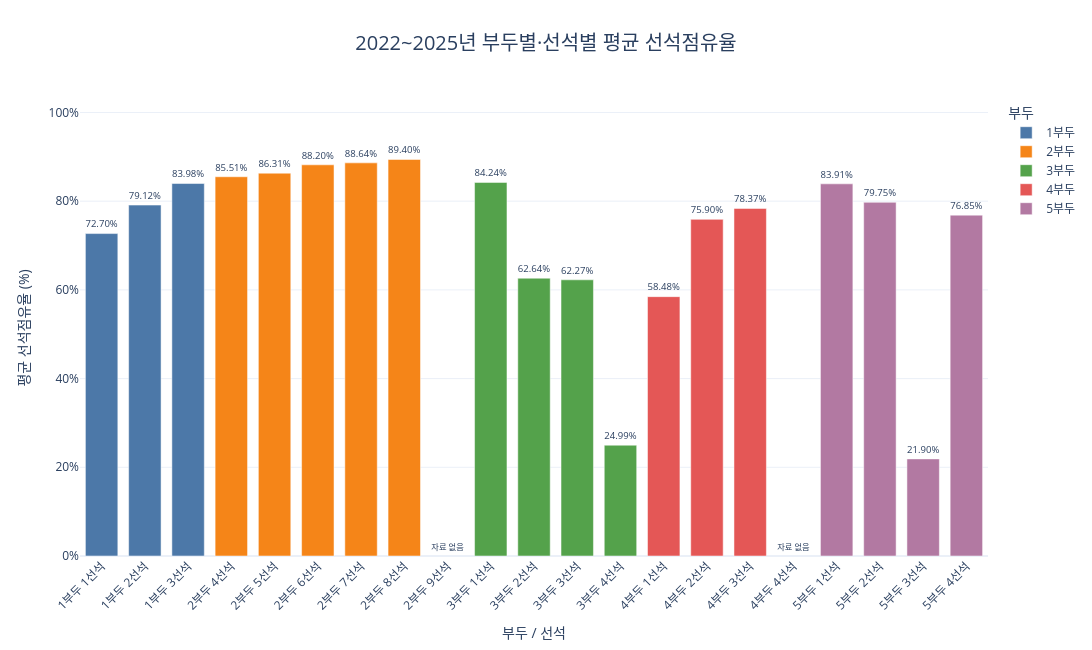

The notebook cell this image was saved under:
### Markdown cell above
# 부두별 선석별 평균선석점유율

### Code cell
import pandas as pd
import plotly.graph_objects as go

# ======================================
# 1. CSV 불러오기
# ======================================

def load_dataset(filename):
    BASE_DIR = r'C:\work\Final_Project\data'
    EXTENSION = '.csv'
    TARGET_PATH = f'{BASE_DIR}/{filename}{EXTENSION}'

    try:
        return pd.read_csv(TARGET_PATH, encoding='utf-8-sig')
    except FileNotFoundError:
        print(f"파일을 찾을 수 없습니다: {TARGET_PATH}")
        return None
    except UnicodeDecodeError:
        return pd.read_csv(TARGET_PATH, encoding='cp949')


# 부두별 CSV 불러오기
port1 = load_dataset('port1')
port2 = load_dataset('port2')
port3 = load_dataset('port3')
port4 = load_dataset('port4')
port5 = load_dataset('port5')

ports = [
    (1, port1),
    (2, port2),
    (3, port3),
    (4, port4),
    (5, port5)
]

expected_berths = {
    1: [1, 2, 3],
    2: [4, 5, 6, 7, 8, 9],
    3: [1, 2, 3, 4],
    4: [1, 2, 3, 4],
    5: [1, 2, 3, 4]
}

START = pd.Timestamp("2022-01-01")
END = pd.Timestamp("2026-01-01")

period_hours = (END - START).total_seconds() / 3600

# ======================================
# 2. 작업시간 계산
# ======================================

frames = []

for number, port in ports:

    data = port.copy()
    data.columns = data.columns.str.strip()

    data["접안시각"] = pd.to_datetime(
        data["접안(예정)일시"],
        errors="coerce"
    )

    data["출항시각"] = pd.to_datetime(
        data["출항(예정)일시"],
        errors="coerce"
    )

    data["선석"] = pd.to_numeric(
        data["선석"], errors="coerce"
    )

    invalid = (
        data[["접안시각", "출항시각", "선석"]].isna().any(axis=1)
        | (data["출항시각"] < data["접안시각"])
    )

    if invalid.any():
        print(f"{number}부두: 오류·누락 {invalid.sum()}건 제외")

    data = data.loc[~invalid].copy()

    data = data[
        data["선석"].isin(expected_berths[number])
    ].copy()

    data = data.loc[
        (data["접안시각"] < END)
        & (data["출항시각"] > START)
    ].copy()

    work_start = data["접안시각"].clip(lower=START)
    work_end = data["출항시각"].clip(upper=END)

    data["작업시간_시간"] = (
        work_end - work_start
    ).dt.total_seconds() / 3600

    data["부두"] = number

    frames.append(
        data[["부두", "선석", "작업시간_시간"]]
    )

detail = pd.concat(frames, ignore_index=True)

# ======================================
# 3. 선석점유율 계산
# ======================================

result = (
    detail.groupby(["부두", "선석"])
    .agg(총작업시간_시간=("작업시간_시간", "sum"))
)

expected_index = pd.MultiIndex.from_tuples(
    [
        (number, berth)
        for number, berths in expected_berths.items()
        for berth in berths
    ],
    names=["부두", "선석"]
)

result = result.reindex(expected_index).reset_index()

result["평균선석점유율_퍼센트"] = (
    result["총작업시간_시간"] / period_hours * 100
)

print("\n[2022~2025년 부두별·선석별 평균 선석점유율]")
print(result.round(2).to_string(index=False, na_rep="자료 없음"))

# ======================================
# 4. Plotly 바그래프
# ======================================

port_colors = {
    1: "#4C78A8",
    2: "#F58518",
    3: "#54A24B",
    4: "#E45756",
    5: "#B279A2"
}

fig = go.Figure()

for number in expected_berths:

    temp = result[result["부두"] == number].copy()

    labels = (
        temp["부두"].astype(str) + "부두 "
        + temp["선석"].astype(int).astype(str) + "선석"
    )

    values = temp["평균선석점유율_퍼센트"]

    fig.add_trace(
        go.Bar(
            x=labels,
            y=values,
            name=f"{number}부두",
            marker_color=port_colors[number],
            text=[
                f"{v:.2f}%" if pd.notna(v) else "자료 없음"
                for v in values
            ],
            textposition="outside",
            customdata=temp[["총작업시간_시간"]].to_numpy(),
            hovertemplate=(
                "선석: %{x}<br>"
                "평균 선석점유율: %{y:.2f}%<br>"
                "총 작업시간: %{customdata[0]:,.1f}시간"
                "<extra></extra>"
            )
        )
    )

# ======================================
# 5. 그래프 디자인
# ======================================

maximum = result["평균선석점유율_퍼센트"].max()

upper = (
    max(100, maximum * 1.15)
    if pd.notna(maximum)
    else 100
)

fig.update_layout(
    title=dict(
        text="2022~2025년 부두별·선석별 평균 선석점유율",
        x=0.5,
        font=dict(size=20)
    ),
    xaxis=dict(
        title="부두 / 선석",
        tickangle=-45
    ),
    yaxis=dict(
        title="평균 선석점유율 (%)",
        range=[0, upper],
        ticksuffix="%"
    ),
    barmode="group",
    template="plotly_white",
    width=1400,
    height=650,
    bargap=0.25,
    legend_title="부두"
)

# ======================================
# 6. PyCharm 노트북 내부에 출력
# ======================================

fig.show()

### Figure 1 — Plotly figure (JSON) as saved in the notebook; plotly's stock layout.template omitted (floating-point values rounded to 4 significant figures)
{"data": [{"customdata": [[25490.0], [27740.0], [29450.0]], "hovertemplate": "선석: %{x}<br>평균 선석점유율: %{y:.2f}%<br>총 작업시간: %{customdata[0]:,.1f}시간<extra></extra>", "marker": {"color": "#4C78A8"}, "name": "1부두", "text": ["72.70%", "79.12%", "83.98%"], "textposition": "outside", "x": ["1부두 1선석", "1부두 2선석", "1부두 3선석"], "y": [72.7, 79.12, 83.98], "type": "bar"}, {"customdata": [[29980.0], [30260.0], [30930.0], [31080.0], [31350.0], [NaN]], "hovertemplate": "선석: %{x}<br>평균 선석점유율: %{y:.2f}%<br>총 작업시간: %{customdata[0]:,.1f}시간<extra></extra>", "marker": {"color": "#F58518"}, "name": "2부두", "text": ["85.51%", "86.31%", "88.20%", "88.64%", "89.40%", "자료 없음"], "textposition": "outside", "x": ["2부두 4선석", "2부두 5선석", "2부두 6선석", "2부두 7선석", "2부두 8선석", "2부두 9선석"], "y": [85.51, 86.31, 88.2, 88.64, 89.4, NaN], "type": "bar"}, {"customdata": [[29540.0], [21960.0], [21830.0], [8761.0]], "hovertemplate": "선석: %{x}<br>평균 선석점유율: %{y:.2f}%<br>총 작업시간: %{customdata[0]:,.1f}시간<extra></extra>", "marker": {"color": "#54A24B"}, "name": "3부두", "text": ["84.24%", "62.64%", "62.27%", "24.99%"], "textposition": "outside", "x": ["3부두 1선석", "3부두 2선석", "3부두 3선석", "3부두 4선석"], "y": [84.24, 62.64, 62.27, 24.99], "type": "bar"}, {"customdata": [[20500.0], [26610.0], [27480.0], [NaN]], "hovertemplate": "선석: %{x}<br>평균 선석점유율: %{y:.2f}%<br>총 작업시간: %{customdata[0]:,.1f}시간<extra></extra>", "marker": {"color": "#E45756"}, "name": "4부두", "text": ["58.48%", "75.90%", "78.37%", "자료 없음"], "textposition": "outside", "x": ["4부두 1선석", "4부두 2선석", "4부두 3선석", "4부두 4선석"], "y": [58.48, 75.9, 78.37, NaN], "type": "bar"}, {"customdata": [[29420.0], [27960.0], [7678.0], [26950.0]], "hovertemplate": "선석: %{x}<br>평균 선석점유율: %{y:.2f}%<br>총 작업시간: %{customdata[0]:,.1f}시간<extra></extra>", "marker": {"color": "#B279A2"}, "name": "5부두", "text": ["83.91%", "79.75%", "21.90%", "76.85%"], "textposition": "outside", "x": ["5부두 1선석", "5부두 2선석", "5부두 3선석", "5부두 4선석"], "y": [83.91, 79.75, 21.9, 76.85], "type": "bar"}], "layout": {"title": {"font": {"size": 20}, "text": "2022~2025년 부두별·선석별 평균 선석점유율", "x": 0.5}, "xaxis": {"title": {"text": "부두 / 선석"}, "tickangle": -45}, "yaxis": {"title": {"text": "평균 선석점유율 (%)"}, "range": [0, 102.8], "ticksuffix": "%"}, "barmode": "group", "width": 1400, "height": 650, "bargap": 0.25, "legend": {"title": {"text": "부두"}}}}
